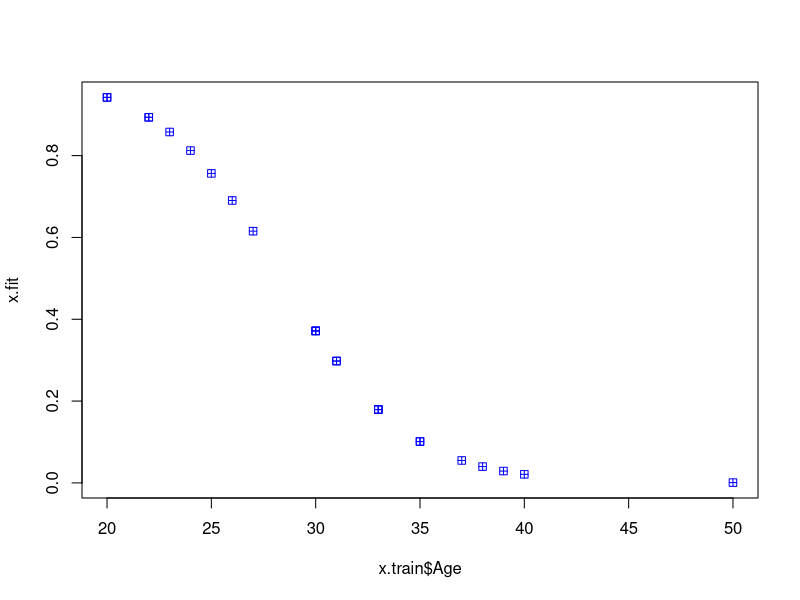
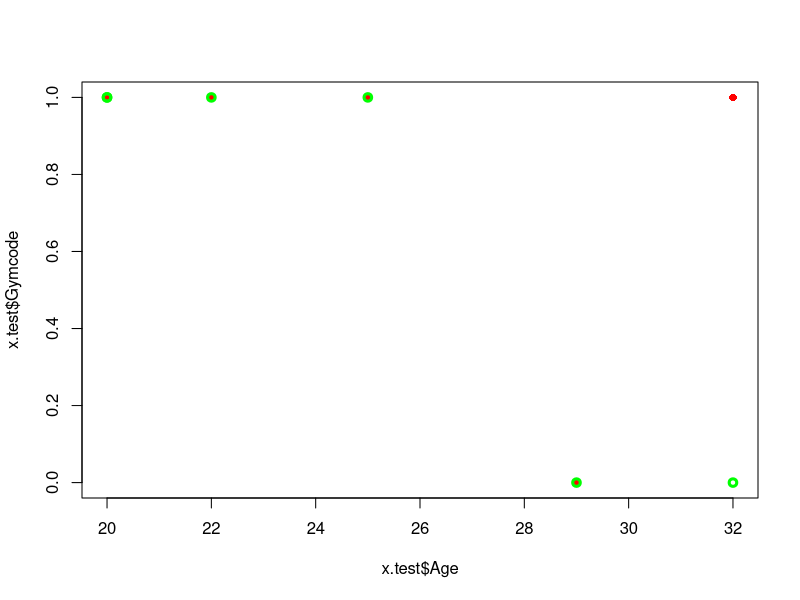
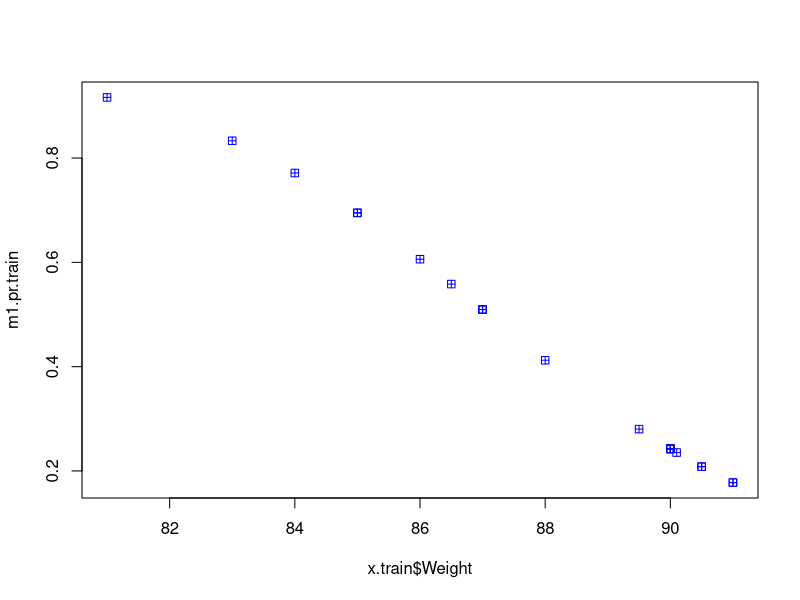
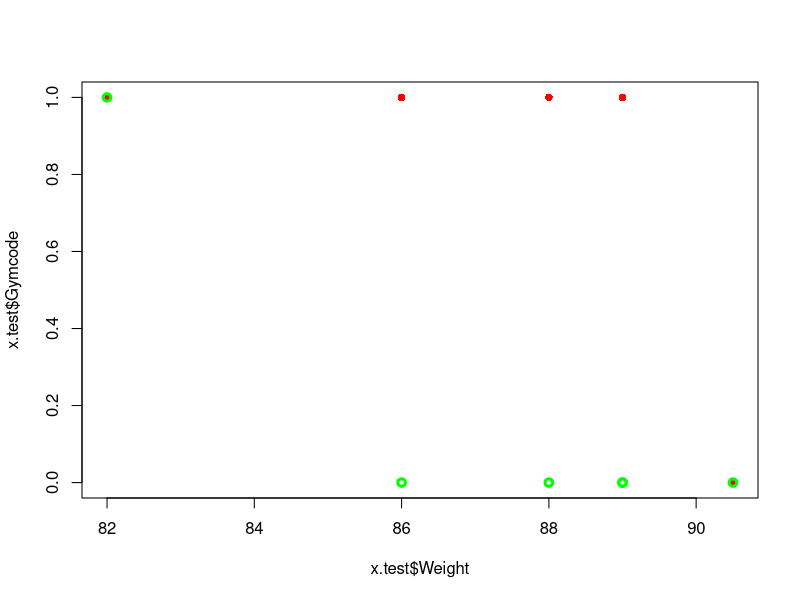

These charts were generated, in order, by the following R code:
#logistic Regression Classification

x=read.csv("employee.csv")
names(x)
dim(x)
names(x)
#
s=sample(nrow(x), 24)
x.train=x[s,]
x.test=x[-s,]
###Model 0
L.m0=glm(Gymcode~Age, family = "binomial", data = x.train)
x.fit=fitted(L.m0, x.train)
x.fit
plot(x.train$Age, x.fit, col="blue", pch=12)

###Make predication with the model 
m0_pr=predict(L.m0, x.test)
m0_pr
cl0_pr=ifelse(m0_pr>0.5, 1, 0)   #dummy variable
table(x.test$Gymcode, cl0_pr)   #confussion matrix

#error rate=/6 =
plot(x.test$Age, x.test$Gymcode, col='red', pch=16)
points(x.test$Age, cl0_pr, col='green', lwd=3)


###Model 1
names(x)
L.m1=glm(Gymcode~Weight, family = "binomial", data = x.train)

m1.pr.train=fitted(L.m1, x.train)
#summary(m1.pr.train)
plot(x.train$Weight, m1.pr.train, col="blue", pch=12)

###Make predication with the model 
m1_pr=predict(L.m1, x.test)
cl1_pr=ifelse(m1_pr>0.5, 1, 0)
table(x.test$Gymcode, cl1_pr)
##error rate=/6=

plot(x.test$Weight, x.test$Gymcode, col='red', pch=16)
points(x.test$Weight, cl1_pr, col='green', lwd=3)

## >> choose model


##New data 
Age.new=data.frame(Age=c(20, 26, 60))
cl_pred_new=predict(L.m0, Age.new)
cl_pred_new
class_new=ifelse(cl_pred_new>0.5, 1, 0)
class_new
